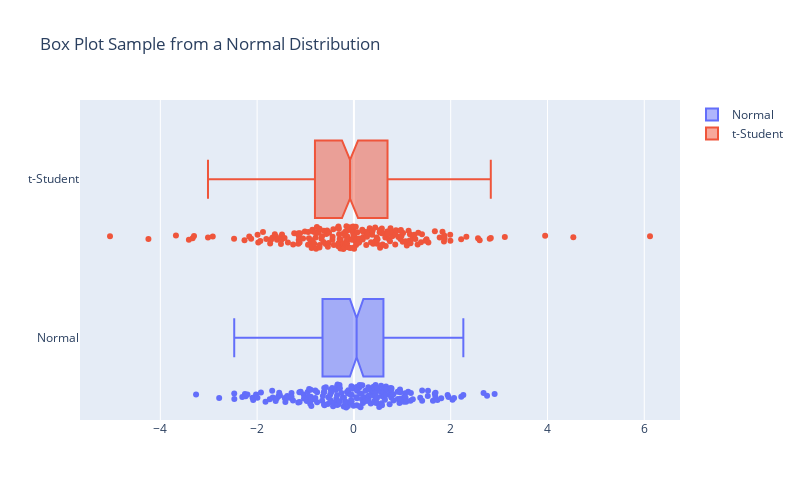

This figure's notebook cell:
### Markdown cell above
1. To show several distributions, we will use the same method as for a single distribution for each different label. Note that in each iteration, we are getting a subset of the data set

### Code cell
fig = go.Figure()

for l in df['Label'].unique():
    subdata = df[df.Label==l]
    
    fig.add_trace(go.Box(x=subdata["Data"], 
                        notched=True, 
                        boxpoints="all",
                        name=l
                        ))
fig.update_layout(title='Box Plot Sample from a Normal Distribution', 
                  height = 500, width = 800,)

### Figure 1 — Plotly figure (JSON) as saved in the notebook; plotly's stock layout.template omitted (floating-point values rounded to 4 significant figures; data arrays with more than 128 entries replaced by an {"elided": "..."} marker saying what was removed)
{"data": [{"boxpoints": "all", "name": "Normal", "notched": true, "type": "box", "x": {"elided": "200 float values"}}, {"boxpoints": "all", "name": "t-Student", "notched": true, "type": "box", "x": {"elided": "200 float values"}}], "layout": {"height": 500, "title": {"text": "Box Plot Sample from a Normal Distribution"}, "width": 800}}
